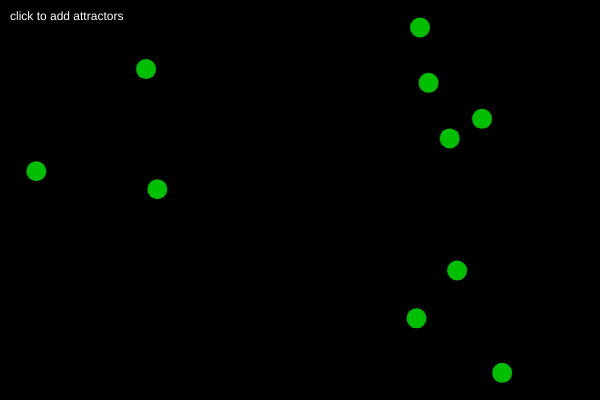
Frame 1 (no input)
Frame 60 (no input): identical to frame 1, image omitted
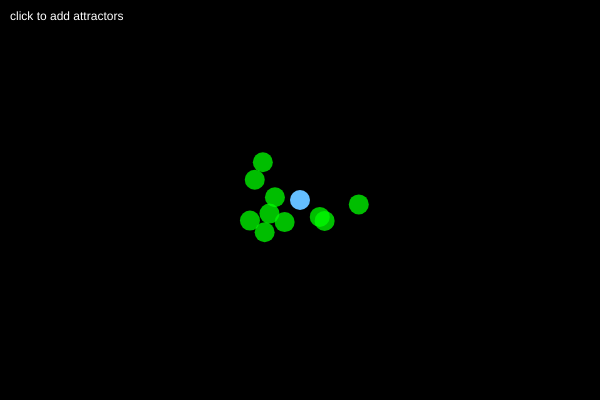
Frame 120 (the mouse pressed at the canvas centre since frame 60)

The p5.js sketch that drew these frames (run headless with seeded random() and noise() and a simulated clock; from frame 60 on, the mouse is pressed at the canvas centre):

// p5.js sketch
// ── sketch.js
/**************
 * Demonstrates the use of multiple attractors and particles
 **************/

let positions = [];
let velocities = [];

let attractors = [];


function setup() {
    createCanvas(600, 400);

    for (let i = 0; i < 10; i++) {
        positions[i] = createVector(random(width), random(height));
        velocities[i] = createVector();
    }
    background(0);
}

function draw() {
    background(0);
    noStroke();

    fill(255);
    text('click to add attractors', 10, 20);

    showAttractors();

    // Get a vector pointing to the target by Vector subtraction:
    // direction = target - position

    for (let i = 0; i < positions.length; i++) {
        const pos = positions[i];

        let accSum = createVector(); // create a variable to accumulate all the forces in the canvas
        for (let j = 0; j < attractors.length; j++) {
            const attractor = attractors[j];
            let acc = p5.Vector.sub(attractor, pos);
            acc.normalize(); // normalize will put vector as a unit vector (length/magnitude of 1)
            acc.mult(0.2); // scale the acceleration down a bit
            accSum.add(acc);
        }

        velocities[i].add(accSum);
        velocities[i].limit(5); // limit velocity so it doesn't keep speeding up
        pos.add(velocities[i]);

        fill(0, 255, 0, 190);
        ellipse(pos.x, pos.y, 20, 20);
    }

    checkEdges(); // comment out if you don't want particles bouncing off walls
}

function showAttractors() {
    for (let i = 0; i < attractors.length; i++) {
        const a = attractors[i];
        fill(100, 190, 255);
        ellipse(a.x, a.y, 20, 20);
        
    }
}

function mousePressed() {
    attractors.push(createVector(mouseX, mouseY));
}

function checkEdges() {
    for (let i = 0; i < positions.length; i++) {
        const position = positions[i];
        const velocity = velocities[i];
        if (position.x < 0 || position.x > width)
            velocity.x *= -1;
    
        if (position.y < 0 || position.y > height)
            velocity.y *= -1;
        
    }

}
